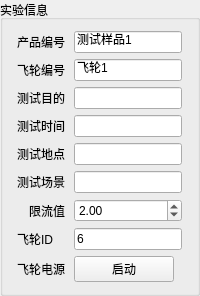
         <widget class="QGroupBox" name="groupBox_2">
          <property name="title">
           <string>实验信息</string>
          </property>
          <layout class="QGridLayout" name="gridLayout_12">
           <item row="3" column="0">
            <widget class="QLabel" name="label_28">
             <property name="sizePolicy">
              <sizepolicy hsizetype="Fixed" vsizetype="Preferred">
               <horstretch>0</horstretch>
               <verstretch>0</verstretch>
              </sizepolicy>
             </property>
             <property name="text">
              <string>飞轮编号</string>
             </property>
            </widget>
           </item>
           <item row="10" column="0">
            <widget class="QLabel" name="label_32">
             <property name="sizePolicy">
              <sizepolicy hsizetype="Fixed" vsizetype="Preferred">
               <horstretch>0</horstretch>
               <verstretch>0</verstretch>
              </sizepolicy>
             </property>
             <property name="text">
              <string>飞轮电源</string>
             </property>
            </widget>
           </item>
           <item row="10" column="1">
            <widget class="QPushButton" name="pushButton_system_power_1">
             <property name="maximumSize">
              <size>
               <width>100</width>
               <height>16777215</height>
              </size>
             </property>
             <property name="text">
              <string>启动</string>
             </property>
            </widget>
           </item>
           <item row="3" column="1">
            <widget class="QLineEdit" name="lineEdit_exp_fw_id_1">
             <property name="sizePolicy">
              <sizepolicy hsizetype="Preferred" vsizetype="Fixed">
               <horstretch>0</horstretch>
               <verstretch>0</verstretch>
              </sizepolicy>
             </property>
             <property name="maximumSize">
              <size>
               <width>130</width>
               <height>16777215</height>
              </size>
             </property>
             <property name="text">
              <string>飞轮1</string>
             </property>
            </widget>
           </item>
           <item row="2" column="1">
            <widget class="QLineEdit" name="lineEdit_product_no_1">
             <property name="sizePolicy">
              <sizepolicy hsizetype="Preferred" vsizetype="Fixed">
               <horstretch>0</horstretch>
               <verstretch>0</verstretch>
              </sizepolicy>
             </property>
             <property name="maximumSize">
              <size>
               <width>130</width>
               <height>16777215</height>
              </size>
             </property>
             <property name="text">
              <string>测试样品1</string>
             </property>
            </widget>
           </item>
           <item row="2" column="0">
            <widget class="QLabel" name="label_30">
             <property name="sizePolicy">
              <sizepolicy hsizetype="Fixed" vsizetype="Preferred">
               <horstretch>0</horstretch>
               <verstretch>0</verstretch>
              </sizepolicy>
             </property>
             <property name="text">
              <string>产品编号</string>
             </property>
            </widget>
           </item>
           <item row="5" column="1">
            <widget class="QLineEdit" name="lineEdit_exp_time_1">
             <property name="sizePolicy">
              <sizepolicy hsizetype="Preferred" vsizetype="Fixed">
               <horstretch>0</horstretch>
               <verstretch>0</verstretch>
              </sizepolicy>
             </property>
             <property name="maximumSize">
              <size>
               <width>130</width>
               <height>16777215</height>
              </size>
             </property>
             <property name="text">
              <string/>
             </property>
            </widget>
           </item>
           <item row="5" column="0">
            <widget class="QLabel" name="label_31">
             <property name="sizePolicy">
              <sizepolicy hsizetype="Fixed" vsizetype="Preferred">
               <horstretch>0</horstretch>
               <verstretch>0</verstretch>
              </sizepolicy>
             </property>
             <property name="text">
              <string>测试时间</string>
             </property>
            </widget>
           </item>
           <item row="6" column="0">
            <widget class="QLabel" name="label_15">
             <property name="text">
              <string>测试地点</string>
             </property>
            </widget>
           </item>
           <item row="6" column="1">
            <widget class="QLineEdit" name="lineEdit_exp_address_1">
             <property name="sizePolicy">
              <sizepolicy hsizetype="Fixed" vsizetype="Fixed">
               <horstretch>0</horstretch>
               <verstretch>0</verstretch>
              </sizepolicy>
             </property>
             <property name="maximumSize">
              <size>
               <width>130</width>
               <height>16777215</height>
              </size>
             </property>
            </widget>
           </item>
           <item row="7" column="0">
            <widget class="QLabel" name="label_16">
             <property name="text">
              <string>测试场景</string>
             </property>
            </widget>
           </item>
           <item row="4" column="0">
            <widget class="QLabel" name="label_29">
             <property name="sizePolicy">
              <sizepolicy hsizetype="Fixed" vsizetype="Preferred">
               <horstretch>0</horstretch>
               <verstretch>0</verstretch>
              </sizepolicy>
             </property>
             <property name="text">
              <string>测试目的</string>
             </property>
            </widget>
           </item>
           <item row="7" column="1">
            <widget class="QLineEdit" name="lineEdit_exp_environment_1">
             <property name="sizePolicy">
              <sizepolicy hsizetype="Fixed" vsizetype="Fixed">
               <horstretch>0</horstretch>
               <verstretch>0</verstretch>
              </sizepolicy>
             </property>
             <property name="maximumSize">
              <size>
               <width>130</width>
               <height>16777215</height>
              </size>
             </property>
            </widget>
           </item>
           <item row="4" column="1">
            <widget class="QLineEdit" name="lineEdit_exp_aim_1">
             <property name="sizePolicy">
              <sizepolicy hsizetype="Preferred" vsizetype="Fixed">
               <horstretch>0</horstretch>
               <verstretch>0</verstretch>
              </sizepolicy>
             </property>
             <property name="maximumSize">
              <size>
               <width>130</width>
               <height>16777215</height>
              </size>
             </property>
             <property name="text">
              <string/>
             </property>
            </widget>
           </item>
           <item row="8" column="0">
            <widget class="QLabel" name="label_319">
             <property name="text">
              <string>限流值</string>
             </property>
             <property name="alignment">
              <set>Qt::AlignRight|Qt::AlignTrailing|Qt::AlignVCenter</set>
             </property>
            </widget>
           </item>
           <item row="8" column="1">
            <widget class="QDoubleSpinBox" name="doubleSpinBox_limit_current_1">
             <property name="decimals">
              <number>2</number>
             </property>
             <property name="singleStep">
              <double>0.100000000000000</double>
             </property>
             <property name="value">
              <double>2.000000000000000</double>
             </property>
            </widget>
           </item>
           <item row="9" column="0">
            <widget class="QLabel" name="label_329">
             <property name="text">
              <string>飞轮ID</string>
             </property>
            </widget>
           </item>
           <item row="9" column="1">
            <widget class="QLineEdit" name="lineEdit_fwid_1">
             <property name="sizePolicy">
              <sizepolicy hsizetype="Fixed" vsizetype="Fixed">
               <horstretch>0</horstretch>
               <verstretch>0</verstretch>
              </sizepolicy>
             </property>
             <property name="text">
              <string>6</string>
             </property>
            </widget>
           </item>
          </layout>
         </widget>
